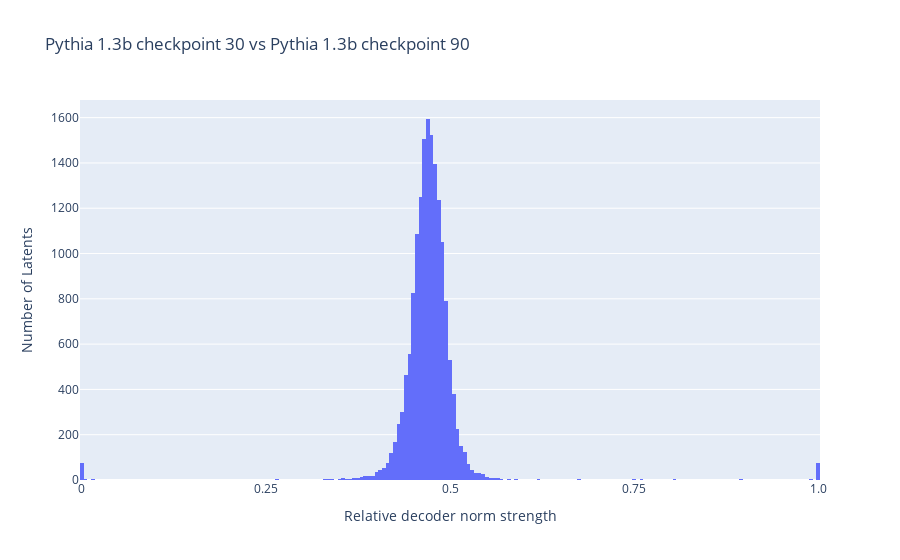
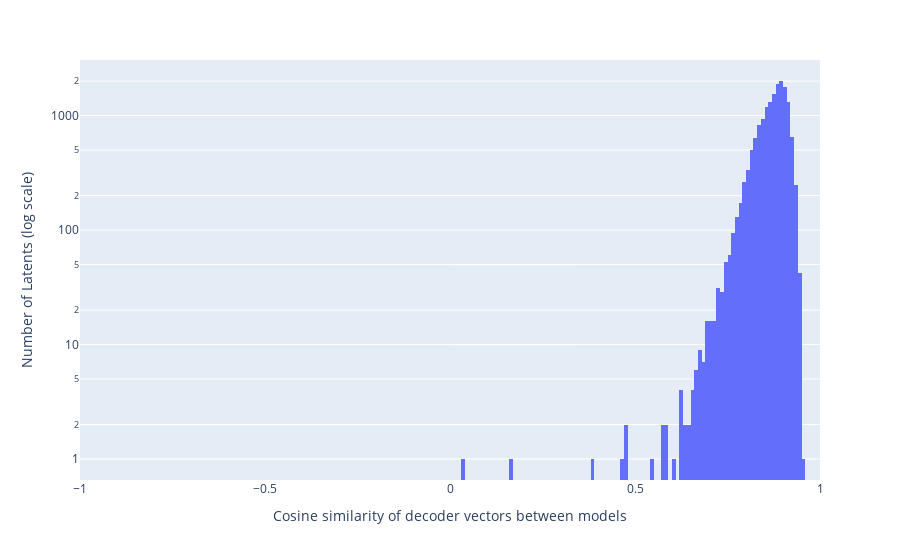

The cell these charts' notebook holds for them, in order:
### Markdown cell above
# Graphing latents norm distribution and cosine similarities

### Code cell
# %%

fig = px.histogram(
    relative_norms.detach().cpu().numpy(), 
    title="Pythia 1.3b checkpoint 30 vs Pythia 1.3b checkpoint 90",
    labels={"value": "Relative decoder norm strength"},
    nbins=200,
)

fig.update_layout(showlegend=False)
fig.update_yaxes(title_text="Number of Latents")

# Update x-axis ticks
fig.update_xaxes(
    tickvals=[0, 0.25, 0.5, 0.75, 1.0],
    ticktext=['0', '0.25', '0.5', '0.75', '1.0']
)

# Display in notebook
fig.show()

# %%
shared_latent_mask = (relative_norms < 0.7) & (relative_norms > 0.3)
shared_latent_mask.shape
# %%
# Cosine similarity of recoder vectors between models

cosine_sims = (cross_coder.W_dec[:, 0, :] * cross_coder.W_dec[:, 1, :]).sum(dim=-1) / (cross_coder.W_dec[:, 0, :].norm(dim=-1) * cross_coder.W_dec[:, 1, :].norm(dim=-1))
cosine_sims.shape
# %%

fig = px.histogram(
    cosine_sims[shared_latent_mask].to(torch.float32).detach().cpu().numpy(), 
    log_y=True,  # Sets the y-axis to log scale
    range_x=[-1, 1],  # Sets the x-axis range from -1 to 1
    nbins=100,  # Adjust this value to change the number of bins
    labels={"value": "Cosine similarity of decoder vectors between models"}
)

fig.update_layout(showlegend=False)
fig.update_yaxes(title_text="Number of Latents (log scale)")

# Display in notebook
fig.show()

# %%

### Figure 1 — Plotly figure (JSON) as saved in the notebook; plotly's stock layout.template omitted (floating-point values rounded to 4 significant figures; data arrays with more than 128 entries replaced by an {"elided": "..."} marker saying what was removed)
{"data": [{"alignmentgroup": "True", "bingroup": "x", "hovertemplate": "variable=0<br>Relative decoder norm strength=%{x}<br>count=%{y}<extra></extra>", "legendgroup": "0", "marker": {"color": "#636efa", "pattern": {"shape": ""}}, "name": "0", "nbinsx": 200, "offsetgroup": "0", "orientation": "v", "showlegend": true, "type": "histogram", "x": {"elided": "16384 float values"}, "xaxis": "x", "yaxis": "y"}], "layout": {"barmode": "relative", "legend": {"title": {"text": "variable"}, "tracegroupgap": 0}, "showlegend": false, "title": {"text": "Pythia 1.3b checkpoint 30 vs Pythia 1.3b checkpoint 90"}, "xaxis": {"anchor": "y", "domain": [0, 1], "ticktext": ["0", "0.25", "0.5", "0.75", "1.0"], "tickvals": [0, 0.25, 0.5, 0.75, 1], "title": {"text": "Relative decoder norm strength"}}, "yaxis": {"anchor": "x", "domain": [0, 1], "title": {"text": "Number of Latents"}}}}

### Figure 2 — Plotly figure (JSON) as saved in the notebook; plotly's stock layout.template omitted (floating-point values rounded to 4 significant figures; data arrays with more than 128 entries replaced by an {"elided": "..."} marker saying what was removed)
{"data": [{"alignmentgroup": "True", "bingroup": "x", "hovertemplate": "variable=0<br>Cosine similarity of decoder vectors between models=%{x}<br>count=%{y}<extra></extra>", "legendgroup": "0", "marker": {"color": "#636efa", "pattern": {"shape": ""}}, "name": "0", "nbinsx": 100, "offsetgroup": "0", "orientation": "v", "showlegend": true, "type": "histogram", "x": {"elided": "16152 float values"}, "xaxis": "x", "yaxis": "y"}], "layout": {"barmode": "relative", "legend": {"title": {"text": "variable"}, "tracegroupgap": 0}, "margin": {"t": 60}, "showlegend": false, "xaxis": {"anchor": "y", "domain": [0, 1], "range": [-1, 1], "title": {"text": "Cosine similarity of decoder vectors between models"}}, "yaxis": {"anchor": "x", "domain": [0, 1], "title": {"text": "Number of Latents (log scale)"}, "type": "log"}}}
